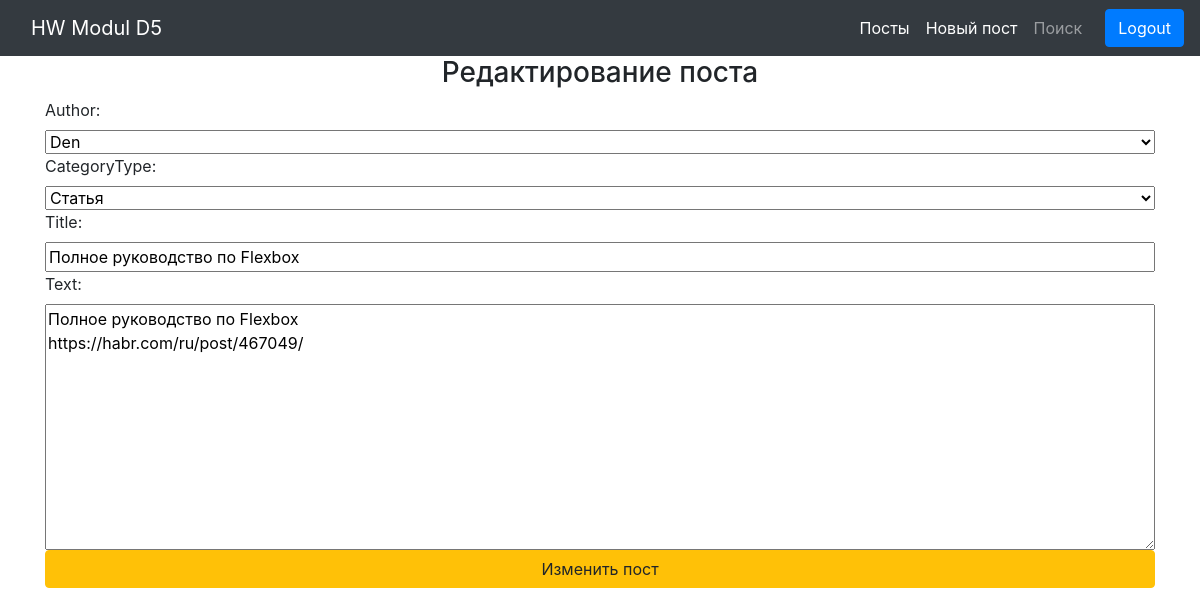
The page /edit/17 (signed in) on the database its author committed.
### news/models.py (models this page shows, shortened)
class Post(models.Model):
    author = models.ForeignKey(Author, on_delete=models.CASCADE)
    NEWS = 'Новость'
    ARTICLE = 'Статья'
    CATEGORY_CHOICES = (
        (NEWS, 'Новость'),
        (ARTICLE, 'Статья'),
    )
    categoryType = models.CharField(
        max_length=7, choices=CATEGORY_CHOICES, default=ARTICLE)
    dateCreation = models.DateTimeField(auto_now_add=True)
    postCategory = models.ManyToManyField(Category, through='PostCategory')
    title = models.CharField(max_length=128)
    text = models.TextField()
    rating = models.SmallIntegerField(default=0)

### news/views.py (the view)
# urls.py: path('edit/<int:pk>', PostUpdate.as_view(), name='post_update'),
class PostUpdate(PermissionRequiredMixin, UpdateView):
    permission_required = ('news.change_post')
    template_name = 'flatpages/edit.html'
    form_class = PostForm
    def get_object(self, **kwargs):
        id = self.kwargs.get('pk')
        return Post.objects.get(pk=id)

### news/forms.py
class PostForm(ModelForm):
    class Meta:
        model = Post
        fields = ['author', 'categoryType', 'title', 'text']

### news/models.py (called while the page is built)
    def __str__(self) -> str:
        return self.authorUser.username

### templates/flatpages/edit.html (shortened to what this page needs)
{% extends 'flatpages/default.html' %}
{% block content %}
<h3>Редактирование поста</h3>
<form class="form" method="POST">
    {{ form }}
    <button type="submit" class="btn btn-warning">Изменить пост</button>
</form>
{% endblock content %}

### static/css/style.css (style rules this page uses)
.form { display: grid; text-align: left; }

### rows shown on the page
Post: author "Den", categoryType "Статья", title "Полное руководство по Flexbox", text "Полное руководство по Flexbox https://habr.com/ru/post/467049/"
